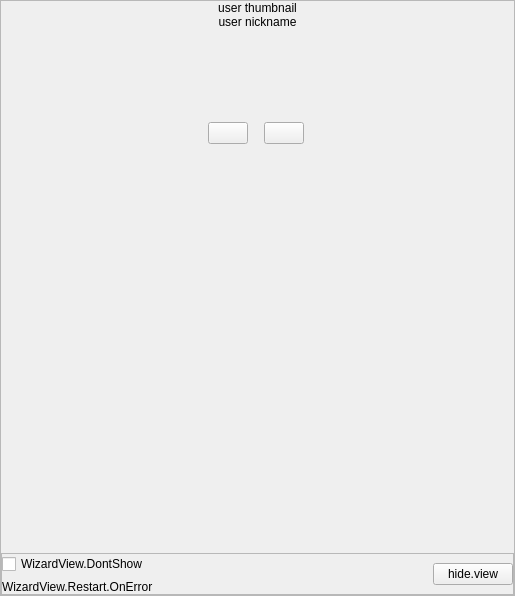
<?xml version="1.0" encoding="UTF-8"?>
<ui version="4.0">
 <class>PLSLaunchWizardView</class>
 <widget class="QWidget" name="PLSLaunchWizardView">
  <property name="geometry">
   <rect>
    <x>0</x>
    <y>0</y>
    <width>515</width>
    <height>596</height>
   </rect>
  </property>
  <property name="windowTitle">
   <string>PRISM Launcher</string>
  </property>
  <layout class="QVBoxLayout" name="verticalLayout">
   <property name="spacing">
    <number>0</number>
   </property>
   <property name="leftMargin">
    <number>0</number>
   </property>
   <property name="topMargin">
    <number>0</number>
   </property>
   <property name="rightMargin">
    <number>0</number>
   </property>
   <property name="bottomMargin">
    <number>0</number>
   </property>
   <item>
    <widget class="QScrollArea" name="contentScroll">
     <property name="verticalScrollBarPolicy">
      <enum>Qt::ScrollBarPolicy::ScrollBarAlwaysOff</enum>
     </property>
     <property name="horizontalScrollBarPolicy">
      <enum>Qt::ScrollBarPolicy::ScrollBarAlwaysOff</enum>
     </property>
     <property name="widgetResizable">
      <bool>true</bool>
     </property>
     <property name="alignment">
      <set>Qt::AlignmentFlag::AlignCenter</set>
     </property>
     <widget class="QWidget" name="contentScrollWidgetContents">
      <property name="geometry">
       <rect>
        <x>0</x>
        <y>0</y>
        <width>513</width>
        <height>594</height>
       </rect>
      </property>
      <layout class="QVBoxLayout" name="verticalLayout_3">
       <property name="spacing">
        <number>0</number>
       </property>
       <property name="leftMargin">
        <number>0</number>
       </property>
       <property name="topMargin">
        <number>0</number>
       </property>
       <property name="rightMargin">
        <number>0</number>
       </property>
       <property name="bottomMargin">
        <number>0</number>
       </property>
       <item alignment="Qt::AlignmentFlag::AlignHCenter|Qt::AlignmentFlag::AlignTop">
        <widget class="QLabel" name="userThumbnailLabel">
         <property name="text">
          <string>user thumbnail</string>
         </property>
         <property name="scaledContents">
          <bool>true</bool>
         </property>
         <property name="alignment">
          <set>Qt::AlignmentFlag::AlignCenter</set>
         </property>
        </widget>
       </item>
       <item alignment="Qt::AlignmentFlag::AlignTop">
        <widget class="QLabel" name="nickNameLabel">
         <property name="text">
          <string>user nickname</string>
         </property>
         <property name="alignment">
          <set>Qt::AlignmentFlag::AlignCenter</set>
         </property>
        </widget>
       </item>
       <item>
        <widget class="QWidget" name="rightMarginWidget" native="true">
         <layout class="QVBoxLayout" name="verticalLayout_5">
          <property name="spacing">
           <number>0</number>
          </property>
          <property name="leftMargin">
           <number>0</number>
          </property>
          <property name="topMargin">
           <number>0</number>
          </property>
          <property name="rightMargin">
           <number>3</number>
          </property>
          <property name="bottomMargin">
           <number>0</number>
          </property>
          <item>
           <widget class="QScrollArea" name="wizardScrollArea">
            <property name="frameShape">
             <enum>QFrame::Shape::NoFrame</enum>
            </property>
            <property name="horizontalScrollBarPolicy">
             <enum>Qt::ScrollBarPolicy::ScrollBarAlwaysOff</enum>
            </property>
            <property name="widgetResizable">
             <bool>true</bool>
            </property>
            <property name="alignment">
             <set>Qt::AlignmentFlag::AlignCenter</set>
            </property>
            <widget class="QWidget" name="scrollAreaWidgetContents">
             <property name="geometry">
              <rect>
               <x>0</x>
               <y>0</y>
               <width>510</width>
               <height>504</height>
              </rect>
             </property>
             <layout class="QVBoxLayout" name="verticalLayout_2">
              <property name="spacing">
               <number>0</number>
              </property>
              <property name="leftMargin">
               <number>0</number>
              </property>
              <property name="topMargin">
               <number>0</number>
              </property>
              <property name="rightMargin">
               <number>0</number>
              </property>
              <property name="bottomMargin">
               <number>0</number>
              </property>
              <item alignment="Qt::AlignmentFlag::AlignHCenter">
               <widget class="QFrame" name="bannerFrame">
                <layout class="QHBoxLayout" name="horizontalLayout_2">
                 <property name="spacing">
                  <number>8</number>
                 </property>
                 <property name="leftMargin">
                  <number>1</number>
                 </property>
                 <property name="topMargin">
                  <number>0</number>
                 </property>
                 <property name="rightMargin">
                  <number>1</number>
                 </property>
                 <property name="bottomMargin">
                  <number>0</number>
                 </property>
                 <item alignment="Qt::AlignmentFlag::AlignRight">
                  <widget class="QPushButton" name="leftButton">
                   <property name="text">
                    <string/>
                   </property>
                  </widget>
                 </item>
                 <item alignment="Qt::AlignmentFlag::AlignHCenter">
                  <widget class="QStackedWidget" name="stackedWidget"/>
                 </item>
                 <item alignment="Qt::AlignmentFlag::AlignLeft">
                  <widget class="QPushButton" name="rightButton">
                   <property name="text">
                    <string/>
                   </property>
                  </widget>
                 </item>
                </layout>
               </widget>
              </item>
              <item alignment="Qt::AlignmentFlag::AlignHCenter">
               <widget class="QFrame" name="bannerPointFrame">
                <layout class="QHBoxLayout" name="banerPointLayout">
                 <property name="spacing">
                  <number>4</number>
                 </property>
                 <property name="topMargin">
                  <number>9</number>
                 </property>
                 <property name="bottomMargin">
                  <number>0</number>
                 </property>
                </layout>
               </widget>
              </item>
              <item alignment="Qt::AlignmentFlag::AlignHCenter">
               <widget class="QFrame" name="InfosFrame">
                <property name="minimumSize">
                 <size>
                  <width>0</width>
                  <height>100</height>
                 </size>
                </property>
                <layout class="QGridLayout" name="infoLayout">
                 <property name="leftMargin">
                  <number>0</number>
                 </property>
                 <property name="topMargin">
                  <number>0</number>
                 </property>
                 <property name="rightMargin">
                  <number>0</number>
                 </property>
                 <property name="bottomMargin">
                  <number>0</number>
                 </property>
                 <property name="spacing">
                  <number>10</number>
                 </property>
                </layout>
               </widget>
              </item>
              <item>
               <widget class="QLabel" name="spaceLabel">
                <property name="sizePolicy">
                 <sizepolicy hsizetype="Expanding" vsizetype="Expanding">
                  <horstretch>0</horstretch>
                  <verstretch>0</verstretch>
                 </sizepolicy>
                </property>
                <property name="text">
                 <string/>
                </property>
               </widget>
              </item>
             </layout>
            </widget>
           </widget>
          </item>
         </layout>
        </widget>
       </item>
       <item>
        <widget class="QFrame" name="wizardFrame">
         <property name="frameShape">
          <enum>QFrame::Shape::StyledPanel</enum>
         </property>
         <property name="frameShadow">
          <enum>QFrame::Shadow::Raised</enum>
         </property>
         <layout class="QHBoxLayout" name="horizontalLayout">
          <property name="spacing">
           <number>10</number>
          </property>
          <property name="leftMargin">
           <number>0</number>
          </property>
          <property name="topMargin">
           <number>0</number>
          </property>
          <property name="rightMargin">
           <number>0</number>
          </property>
          <property name="bottomMargin">
           <number>0</number>
          </property>
          <item>
           <layout class="QVBoxLayout" name="verticalLayout_4">
            <property name="spacing">
             <number>6</number>
            </property>
            <property name="bottomMargin">
             <number>0</number>
            </property>
            <item>
             <widget class="PLSCheckBox" name="checkBox">
              <property name="sizePolicy">
               <sizepolicy hsizetype="Preferred" vsizetype="Preferred">
                <horstretch>0</horstretch>
                <verstretch>0</verstretch>
               </sizepolicy>
              </property>
              <property name="text">
               <string>WizardView.DontShow</string>
              </property>
             </widget>
            </item>
            <item>
             <widget class="QLabel" name="tipsLabel">
              <property name="sizePolicy">
               <sizepolicy hsizetype="Expanding" vsizetype="Preferred">
                <horstretch>0</horstretch>
                <verstretch>0</verstretch>
               </sizepolicy>
              </property>
              <property name="text">
               <string>WizardView.Restart.OnError</string>
              </property>
              <property name="wordWrap">
               <bool>true</bool>
              </property>
              <property name="indent">
               <number>-1</number>
              </property>
             </widget>
            </item>
           </layout>
          </item>
          <item>
           <widget class="QPushButton" name="hideButton">
            <property name="text">
             <string>hide.view</string>
            </property>
           </widget>
          </item>
         </layout>
        </widget>
       </item>
      </layout>
     </widget>
    </widget>
   </item>
  </layout>
 </widget>
 <customwidgets>
  <customwidget>
   <class>PLSCheckBox</class>
   <extends>QCheckBox</extends>
   <header location="global">PLSCheckBox.h</header>
  </customwidget>
 </customwidgets>
 <resources/>
 <connections/>
</ui>
